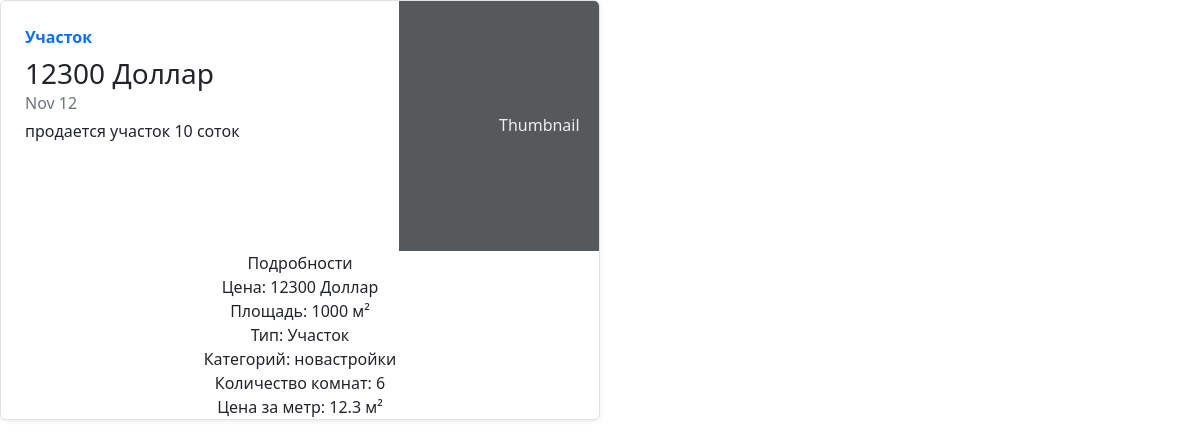
Page /estates/3 on the committed database.
### main/models.py (models this page shows, shortened)
class Estate(models.Model):
    title = models.CharField(verbose_name="Название", max_length=255, null=True, blank=True)
    description = models.TextField(verbose_name="Описание", null=True, blank=True)
    price = models.PositiveBigIntegerField(verbose_name="Цена")
    currency = models.CharField(verbose_name="Валюта", max_length=32, choices=CURRENCY, default=DOLLAR)
    area = models.PositiveIntegerField(verbose_name="Площадь")
    room_amount = models.PositiveSmallIntegerField(verbose_name="Количество комнат")
    type = models.CharField(verbose_name="Тип недвижимости", max_length=64, choices=ESTATE_TYPE, default=FLAT)
    categories = models.ManyToManyField(Category, related_name='estates')
    def get_price_per_meter(self):
        return f'{self.price / self.area} м²'

class Category(models.Model):
    name = models.CharField(verbose_name="Категории", max_length=64)

### main/views.py (the view)
# urls.py: path('estates/<int:pk>', views.estate_detail, name="estate_detail"),
def estate_detail(request, pk):
    estate = Estate.objects.get(pk=pk)
    return render(request, 'estate_detail.html', {'estate': estate})

### main/templates/estate_detail.html
{% extends "base.html" %}
{% block body %}
<div class="col-md-6">
    <div class="row g-0 border rounded overflow-hidden flex-md-row mb-4 shadow-sm h-md-250 position-relative">
      <div class="col p-4 d-flex flex-column position-static">
        <strong class="d-inline-block mb-2 text-primary">{{ estate.type }}</strong>
        <h3 class="mb-0">{{ estate.price }}  {{ estate.currency }}</h3>
        <div class="mb-1 text-muted">Nov 12</div>
        <p class="card-text mb-auto">{{ estate.description}}</p>
      </div>
        <div class="col-auto d-none d-lg-block">
          <svg class="bd-placeholder-img" width="200" height="250" xmlns="http://www.w3.org/2000/svg" role="img" aria-label="Placeholder: Thumbnail" preserveAspectRatio="xMidYMid slice" focusable="false"><title>Placeholder</title><rect width="100%" height="100%" fill="#55595c"></rect><text x="50%" y="50%" fill="#eceeef" dy=".3em">Thumbnail</text></svg>
        </div>
        <p class="card-text mb-auto text-center">Подробности</p>
        <p class="card-text mb-auto text-center">Цена: {{ estate.price }} {{ estate.currency }} </p>
        <p class="card-text mb-auto text-center">Площадь: {{ estate.area }} м²</p>
        <p class="card-text mb-auto text-center">Тип: {{ estate.type }} </p>
        {% for category in estate.categories.all %}
            <p class="card-text mb-auto text-center">Категорий: {{ category.name }}</p>
        {% endfor %}
        <p class="card-text mb-auto text-center">Количество комнат: {{ estate.room_amount }} </p>
        <p class="card-text mb-auto text-center"> Цена за метр: {{ estate.get_price_per_meter }} </p>
    </div>
  </div>
{% endblock %}

### rows in the picture
Estate: type "Участок", price "12300", currency "Доллар", description "продается участок 10 соток", area "1000", room_amount "6", get_price_per_meter "12.3 м²"
Category: name "новастройки"
